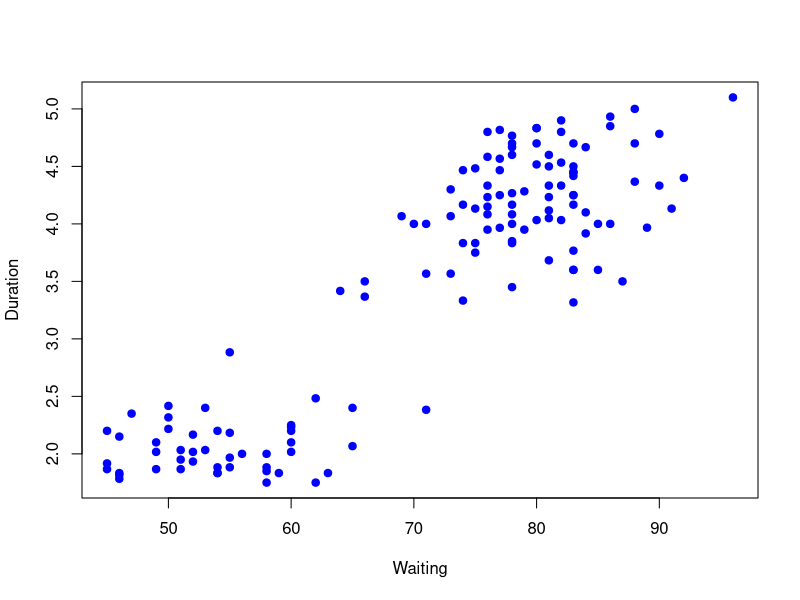
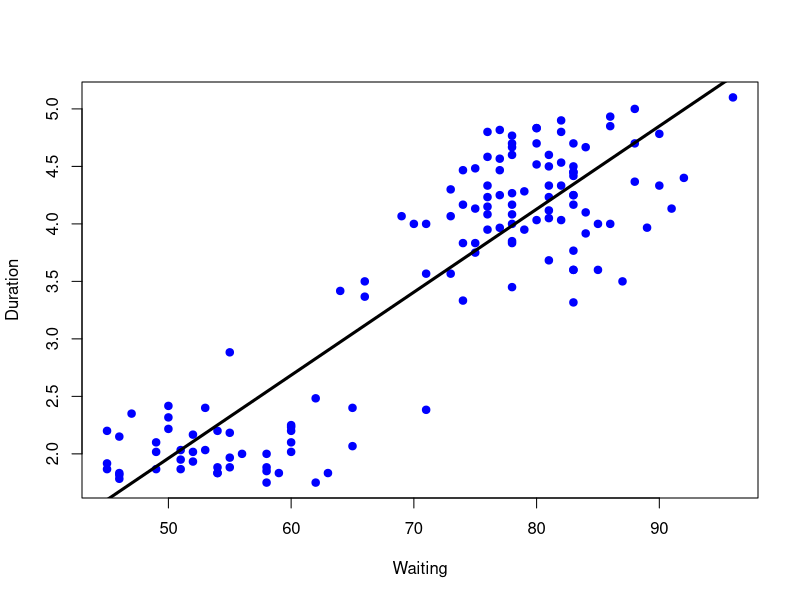
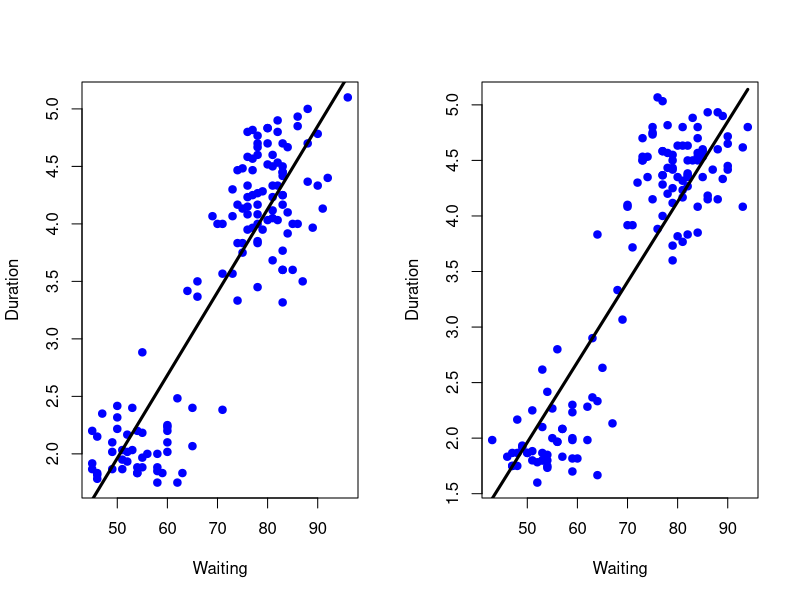
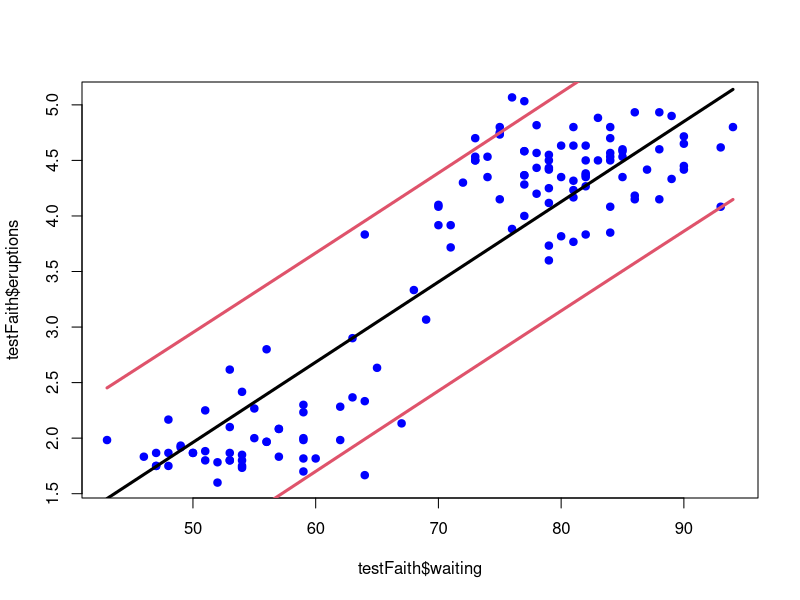

Source code (R) for these figures, in order:
library(caret)
data(faithful)
set.seed(333)
inTrain <- createDataPartition(y=faithful$waiting, p=0.5, list=FALSE)
trainFaith <- faithful[inTrain,]
testFaith <- faithful[-inTrain,]
head(trainFaith)

# Eruption duration versus waiting time
plot(trainFaith$waiting, trainFaith$eruptions, pch=19, col="blue", xlab="Waiting", ylab="Duration")

# Fit a linear model
lm1 <- lm(eruptions ~ waiting, data=trainFaith)
summary(lm1)

# Model fit
plot(trainFaith$waiting, trainFaith$eruptions, pch=19, col="blue", xlab="Waiting", ylab="Duration")
lines(trainFaith$waiting, lm1$fitted, lwd=3)

# Predict a new value
newdata <- data.frame(waiting=80)
predict(lm1, newdata)


# Plot predictions - training and test
par(mfrow = c(1,2))
plot(trainFaith$waiting, trainFaith$eruptions, pch=19, col="blue", xlab="Waiting", ylab="Duration")
lines(trainFaith$waiting, predict(lm1), lwd=3)
plot(testFaith$waiting, testFaith$eruptions, pch=19, col="blue", xlab="Waiting", ylab="Duration")
lines(testFaith$waiting, predict(lm1, newdata=testFaith), lwd=3)

# Get training set/test set errors
# Calculate RMSE on training
sqrt(sum((lm1$fitted-trainFaith$eruptions)^2))

# Calculate RMSE on test
sqrt(sum((predict(lm1, newdata=testFaith)-testFaith$eruptions)^2))

# Prediction intervals
par(mfrow = c(1,1))
pred1 <- predict(lm1, newdata=testFaith, interval="prediction")
ord <- order(testFaith$waiting)
plot(testFaith$waiting, testFaith$eruptions, pch=19, col="blue")
matlines(testFaith$waiting[ord], pred1[ord,], type="l", col=c(1,2,2), lty=c(1,1,1), lwd=3)

# Same process with caret
modFit <- train(eruptions ~ waiting, data=trainFaith, method="lm")
summary(modFit$finalModel)

